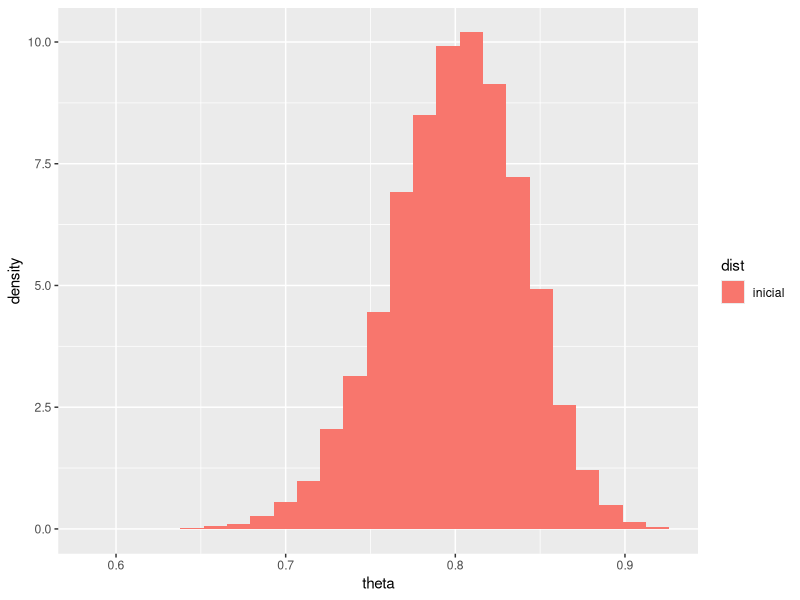
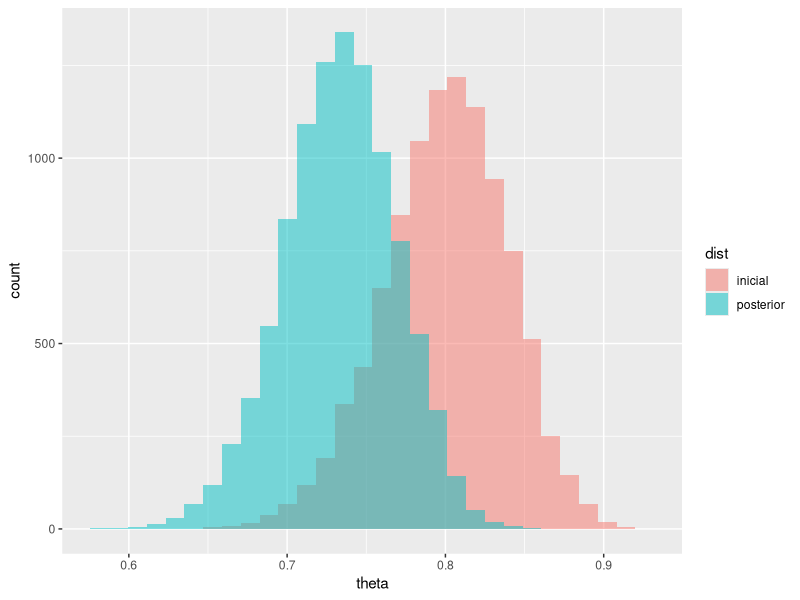
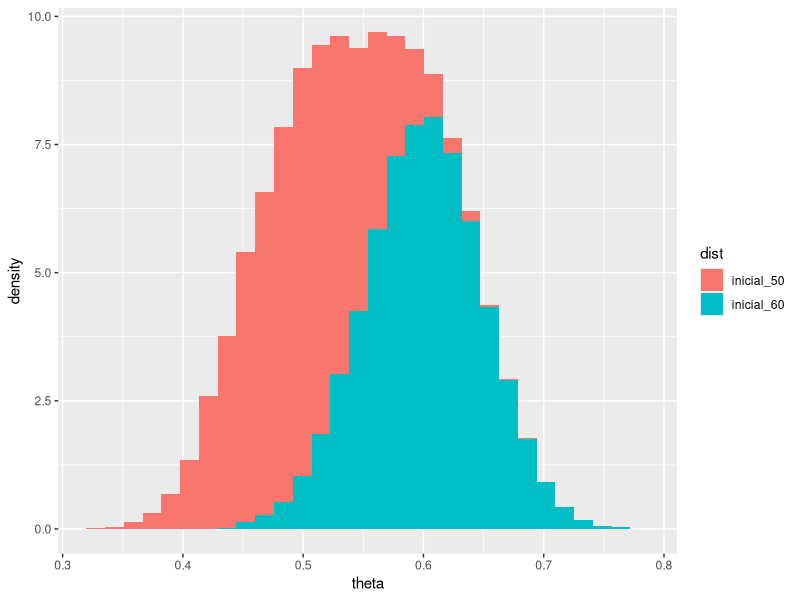
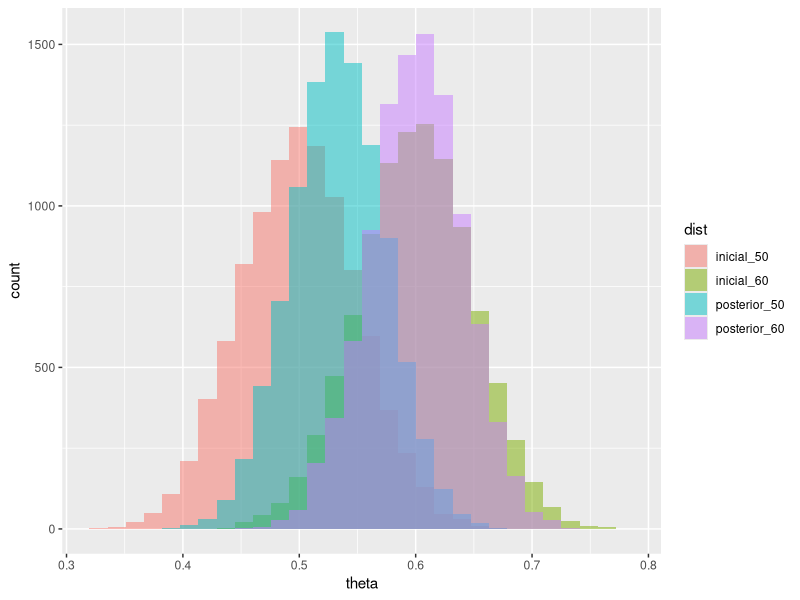

These charts were generated, in order, by the following R code:
## ---- chunk 1
library(tidyverse)
## ---- chunk 2
sim_inicial <- tibble(theta = rbeta(10000, 80, 20), dist="inicial") 

ggplot(sim_inicial) + geom_histogram(aes(x = theta, fill = dist, y = ..density..), bins = 25)
## ---- chunk 3
sim_posterior <- tibble(theta = rbeta(10000, 110, 40)) %>% mutate(dist = "posterior")

sims <- bind_rows(sim_inicial, sim_posterior)
ggplot(sims, aes(x = theta, fill = dist)) +
  geom_histogram(aes(x = theta), bins = 30, alpha = 0.5, position = "identity")
## ---- chunk 4
sim_inicial_60 <- tibble(theta = rbeta(10000, 60, 40), dist="inicial_60") 
sim_inicial_50 <- tibble(theta = rbeta(10000, 50, 50), dist="inicial_50") 

iniciales <- bind_rows(sim_inicial_60, sim_inicial_50)

ggplot(iniciales) + geom_histogram(aes(x = theta, fill = dist, y = ..density..), bins = 30)
## ---- chunk 5
sim_posterior_60 <- tibble(theta = rbeta(10000, 90, 60)) %>% mutate(dist = "posterior_60")
sim_posterior_50 <- tibble(theta = rbeta(10000, 80, 70)) %>% mutate(dist = "posterior_50")

posteriores <- bind_rows(sim_posterior_60, sim_posterior_50)

sims <- bind_rows(iniciales, posteriores)

ggplot(sims, aes(x = theta, fill = dist)) +
  geom_histogram(aes(x = theta), bins = 30, alpha = 0.5, position = "identity")
